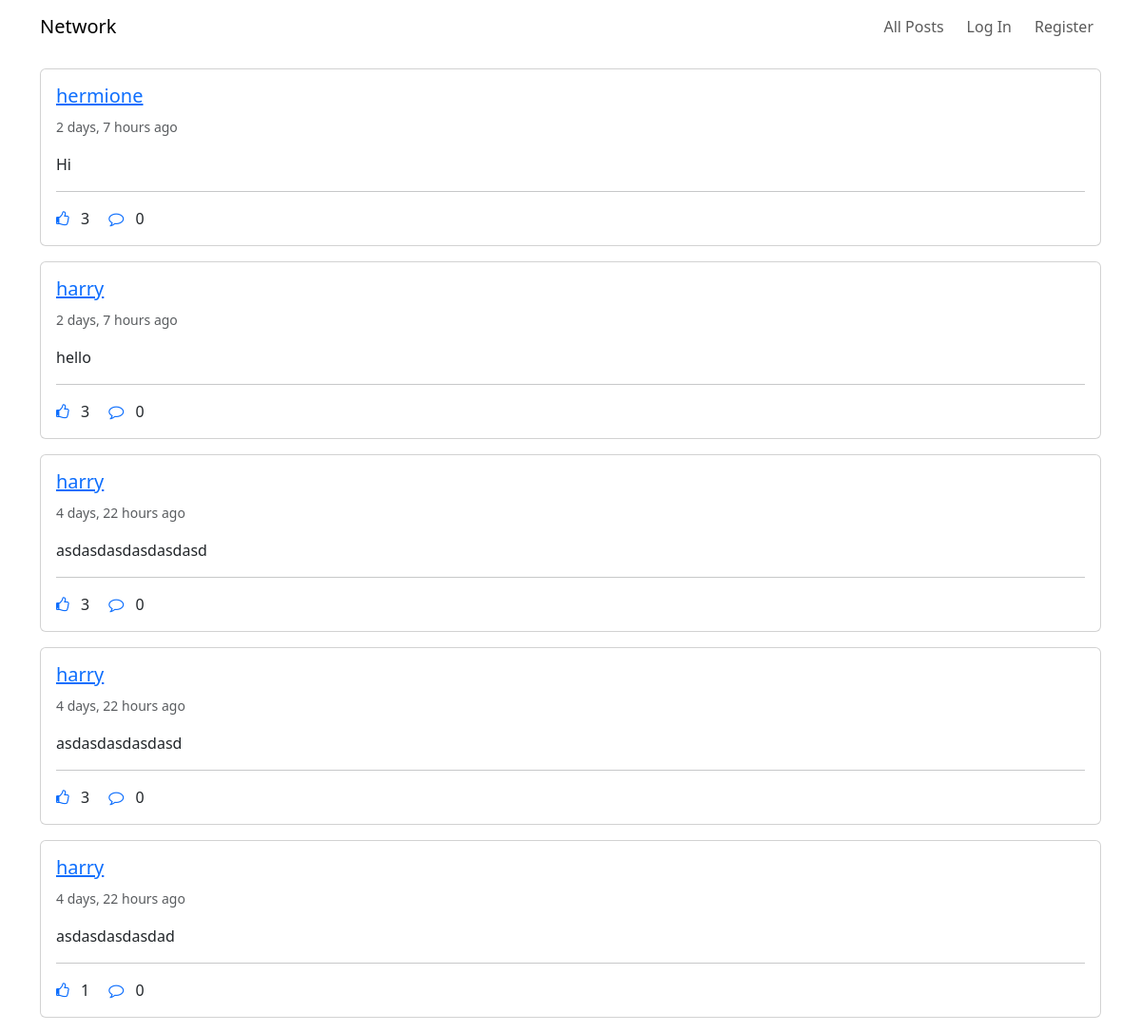
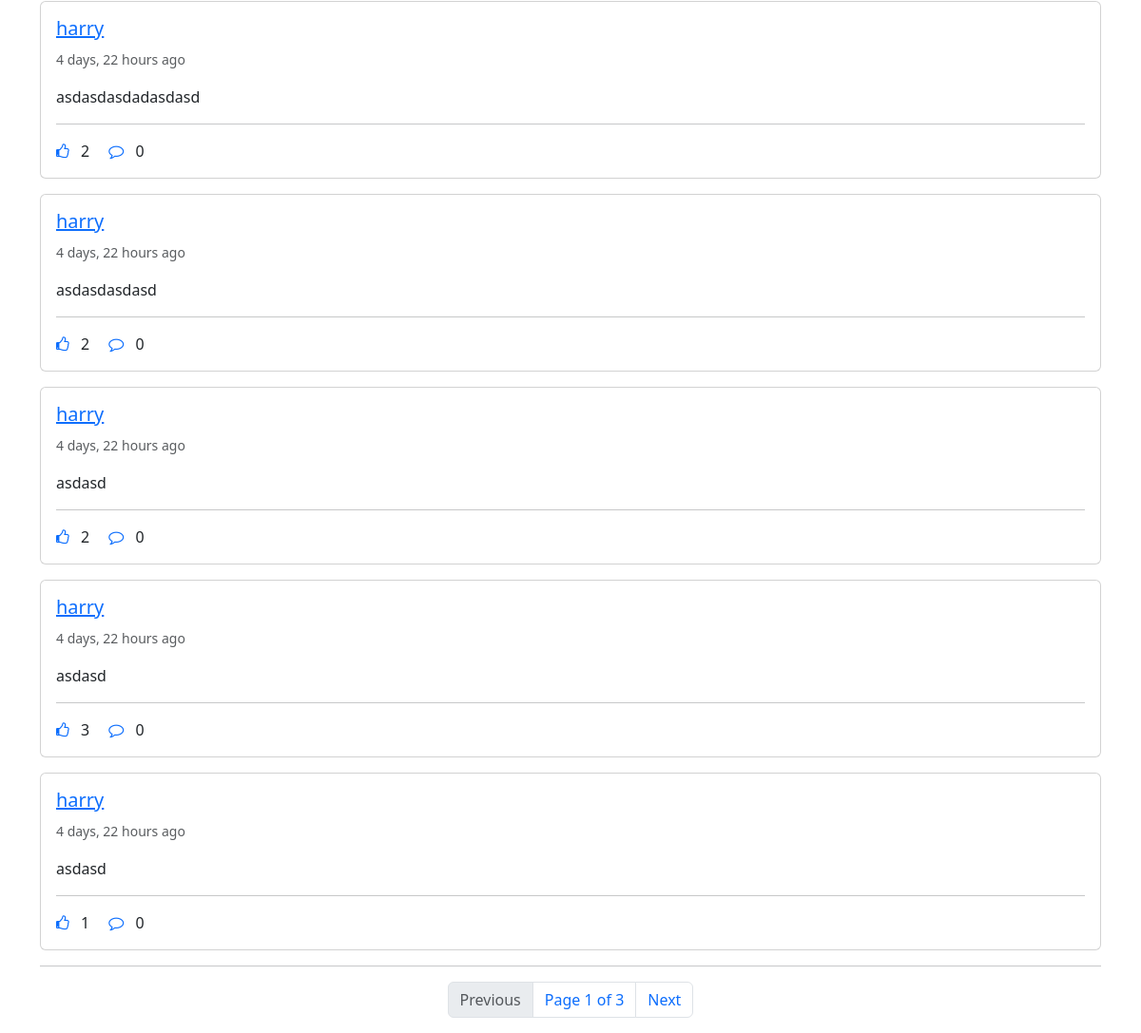
The page / on the database its author committed (2 pictures, top to bottom).
### network/models.py (models this page shows, shortened)
class Post(models.Model):
    content = models.CharField(max_length=1200, null=False, blank=False)
    posted_on = models.DateTimeField(auto_now_add=True)
    posted_by = models.ForeignKey(User, on_delete=models.CASCADE, related_name="posts")
    likes = models.ManyToManyField(User, blank=True, related_name="liked_posts")
    def count_likes(self):
        return self.likes.count()
    def count_comments(self):
        return self.comments.count()
    def check_like(self, user):
        try:
            self.likes.get(pk=user.id)
            return True
        except:
            return False

class User(AbstractUser):
    def get_posts(self):
        posts = self.posts.order_by("-posted_on").all()
        return posts

### network/views.py (the view)
# urls.py: path("", views.index, name="index"),
def index(request):
    posts = Post.objects.all()
    posts = posts.order_by("-posted_on")
    paginator = Paginator(posts, 10)
    page_num = request.GET.get("page")
    posts = paginator.get_page(page_num if page_num else 1)
    likes = []
    for post in posts:
        likes.append(post.check_like(user=request.user))
    zipped_list = zip(posts, likes)
    return render(request, "network/index.html", {
        "posts": posts,
        "zipped_list": zipped_list
    })

### network/templates/network/index.html (shortened to what this page needs)
{% extends "network/layout.html" %}
{% block body %}
    {% include "network/posts.html" %}
{% endblock %}

### network/templates/network/posts.html (shortened to what this page needs)
{% for post, like in zipped_list %}
        <div class="card w-100 my-3">
            <div class="card-body">
                <h5 class="card-title"><a href="{% url 'profile' post.posted_by.id %}" class="card-link">{{ post.posted_by }}</a></h5>
                <small class="card-subtitle mb-2 text-body-secondary">{{ post.posted_on|timesince }} ago</small>
                <p class="card-text my-3">{{ post.content }}</p>
                <hr>
                <p class="card-text">
                    <a class="card-link text-decoration-none like-btn" data-post="{{ post.id }}">
                        {% if like %}
                            <i class="fa fa-thumbs-up"></i>
                        {% else %}
                            <i class="fa fa-thumbs-o-up"></i>
                        {% endif %}
                    </a>
                    <span class="likes-count mx-2" id="post{{ post.id }}">{{ post.count_likes }}</span>
                    <a href="#" class="card-link text-decoration-none mx-2">
                        <i class="fa fa-comment-o"></i>
                    </a>{{ post.count_comments }}
                </p>
            </div>
        </div>
{% empty %}
    <h3 class="my-3">No posts yet.</h3>
{% endfor %}
{% include "network/pagination.html" %}

### rows shown on the page
Post: posted_by "hermione", posted_on "2 days, 7 hours", content "Hi", count_likes "3", count_comments "0"
Post: posted_by "harry", posted_on "2 days, 7 hours", content "hello", count_likes "3", count_comments "0"
Post: posted_by "harry", posted_on "4 days, 22 hours", content "asdasdasdasdasdasd", count_likes "3", count_comments "0"
Post: posted_by "harry", posted_on "4 days, 22 hours", content "asdasdasdasdasd", count_likes "3", count_comments "0"
Post: posted_by "harry", posted_on "4 days, 22 hours", content "asdasdasdasdad", count_likes "1", count_comments "0"
Post: posted_by "harry", posted_on "4 days, 22 hours", content "asdasdasdadasdasd", count_likes "2", count_comments "0"
Post: posted_by "harry", posted_on "4 days, 22 hours", content "asdasdasdasd", count_likes "2", count_comments "0"
Post: posted_by "harry", posted_on "4 days, 22 hours", content "asdasd", count_likes "2", count_comments "0"
Post: posted_by "harry", posted_on "4 days, 22 hours", content "asdasd", count_likes "3", count_comments "0"
Post: posted_by "harry", posted_on "4 days, 22 hours", content "asdasd", count_likes "1", count_comments "0"

### other values the page prints
{{ posts.number }} "1"
{{ posts.paginator.num_pages }} "3"
